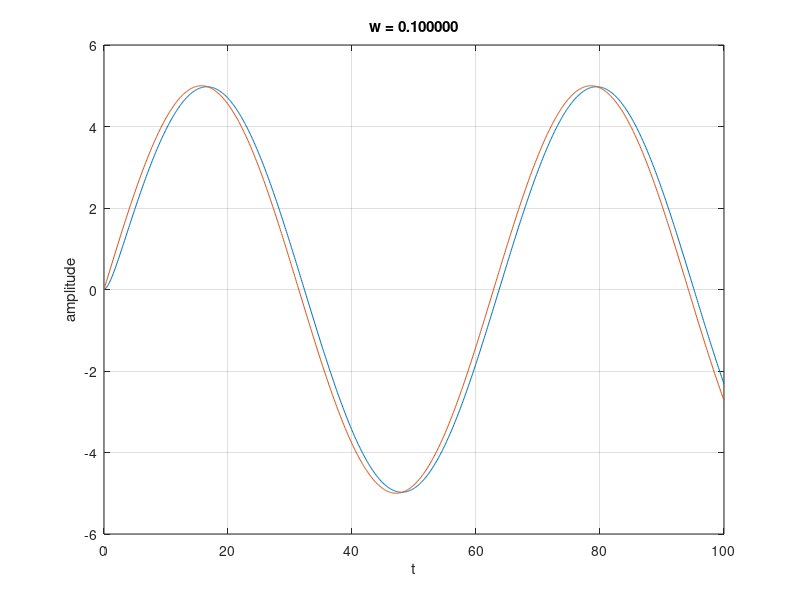
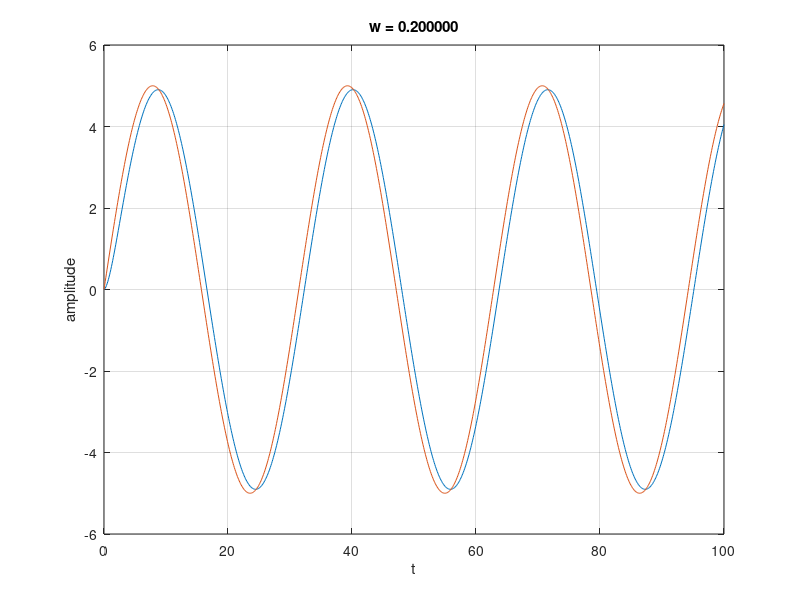
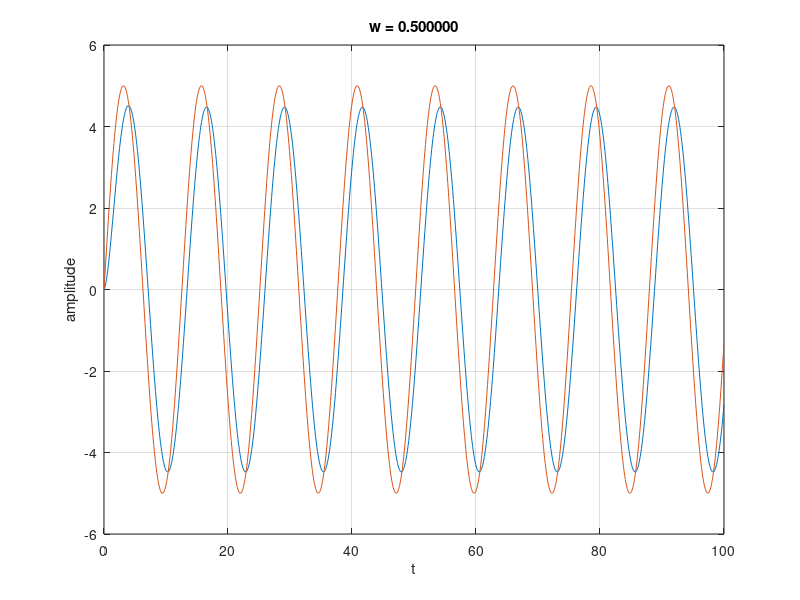
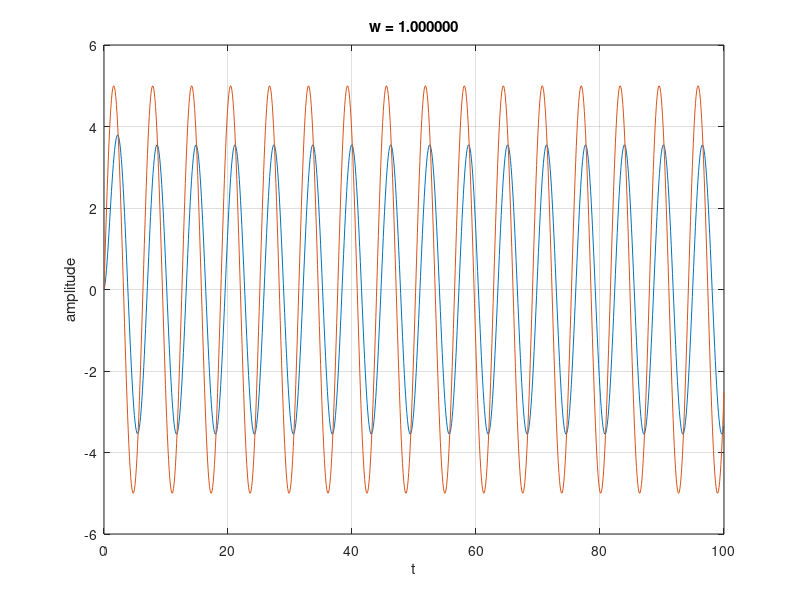

The MATLAB script that drew these images, in order:
%exp8

clc
clear all
close all
n = [1  10];
d = [1  101  100];
sys = tf(10)*tf(n,d);         % Define LTI System
t = linspace(0, 100, 1000);   % Time Vector

w = [0.1 0.2 0.5 1 1.2 2];
for i=1:length(w)
    u = 5*sin(w(i)*t);          % Forcing Function
    y = lsim(sys, u, t);      % Calculate System Response
    figure(i)
    plot(t, y)
    hold on
    plot(t,u)
    xlabel('t')
    ylabel('amplitude')
    str = sprintf('w = %f', w(i));
    title(str)
    grid on
end
